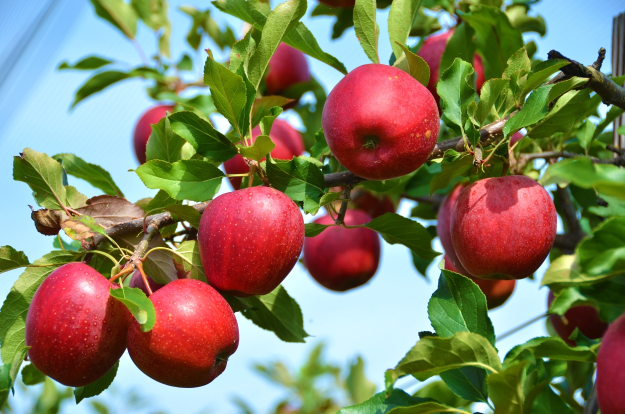
#> input picture 9주차/apples.jpg, 1250 x 828 px (shown at 1/2 size)
$ python RANSAC.py
#> lines starting #> are read from the running program, lines starting #| are printed output that depends on the picture; after the words box and inside, x2 and y2 are one past the last pixel; in counts of white or black regions, pixels touching at a corner belong together
import cv2 as cv
import numpy as np

img1 = cv.imread('apples.jpg')[100:550,400:700]
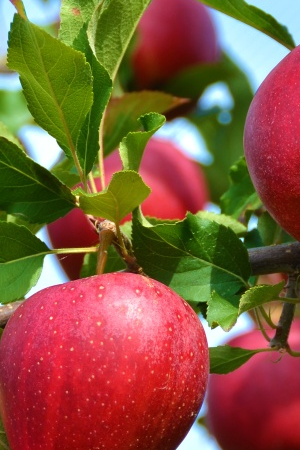
#> img1: shape (450, 300, 3); mean B, G, R 61.8, 88.5, 133.2
gray1 = cv.cvtColor(img1, cv.COLOR_BGR2GRAY)
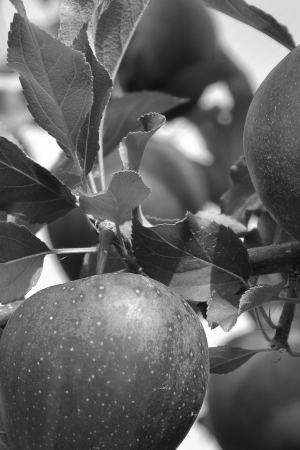
#> gray1: shape (450, 300); min 13, max 255, mean 98.8
img2 = cv.imread('apples2.jpg')
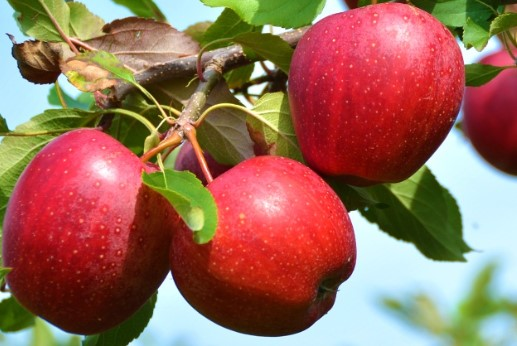
#> input picture 9주차/apples2.jpg, 517 x 346 px
#> img2 is the input picture: shape (346, 517, 3); mean B, G, R 89.2, 106.7, 152.5
gray2 = cv.cvtColor(img2, cv.COLOR_BGR2GRAY)
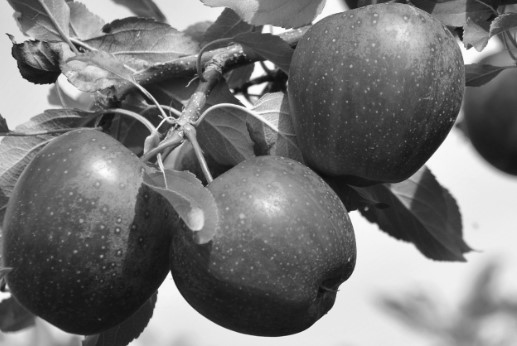
#> gray2: shape (346, 517); min 11, max 255, mean 118.4

sift = cv.SIFT_create()
kp1,des1 = sift.detectAndCompute(gray1,None)
#> kp1 = 494 keypoints; strongest (x, y, size): (242, 239, 2.5), (217, 96, 15.9), (41, 235, 8.1), (185, 140, 25)
kp2,des2 = sift.detectAndCompute(gray2,None)
#> kp2 = 905 keypoints; strongest (x, y, size): (258, 71, 8.2), (270, 65, 5.6), (454, 162, 33), (168, 291, 16)


flann_matcher = cv.DescriptorMatcher_create(cv.DescriptorMatcher_FLANNBASED)
knn_match = flann_matcher.knnMatch(des1,des2,2)
#> knn_match = 494 matches


T = 0.7
good_match = []
for nearest1,nearest2 in knn_match:
    if (nearest1.distance/nearest2.distance)<T:
        good_match.append(nearest1)
#> after the loop, good_match = 69 matches


points1 = np.float32([kp1[gm.queryIdx].pt for gm in good_match])
#> points1 = 69 pairs, first value 5.94 to 254.7, second value 38.52 to 421.2
points2 = np.float32([kp2[gm.trainIdx].pt for gm in good_match])
#> points2 = 69 pairs, first value 25.82 to 502.4, second value 6.13 to 321.2

H,_ =cv.findHomography(points1,points2,cv.RANSAC)
#> H = [[0.837, 0.00452, 290.8], [-7.96e-05, 0.834, -224.9], [1.23e-05, 9.01e-06, 1]]

h1,w1 = img1.shape[0],img1.shape[1]
#> h1 = 450; w1 = 300
h2,w2 = img2.shape[0],img2.shape[1]
#> h2 = 346; w2 = 517


box1 = np.float32([[0,0],[0,h1-1],[w1-1,h1-1],[w1-1,0]]).reshape(4,1,2)
#> box1 = [[0, 0], [0, 449], [299, 449], [299, 0]]
box2 = cv.perspectiveTransform(box1,H)
#> box2 = [[290.8, -224.9], [291.6, 149.2], [539, 148.6], [539.1, -224.1]]

img2 = cv.polylines(img2,[np.int32(box2)],True,(0,255,0),8)
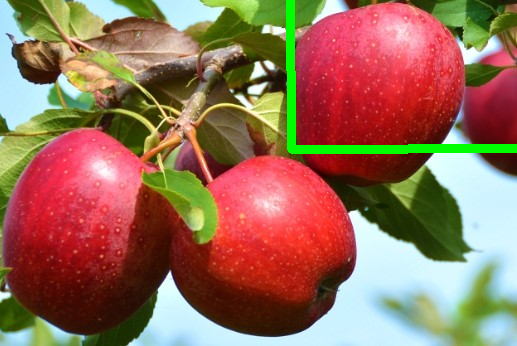
#> img2: shape (346, 517, 3); 1.88% of pixels changed, all inside (x1, y1, x2, y2) = (286, 0, 517, 154)

img_match = np.empty((max(h1,h2),w1+w2,3),dtype=np.uint8)
cv.drawMatches(img1,kp1,img2,kp2,good_match,img_match,flags=cv.DrawMatchesFlags_NOT_DRAW_SINGLE_POINTS)
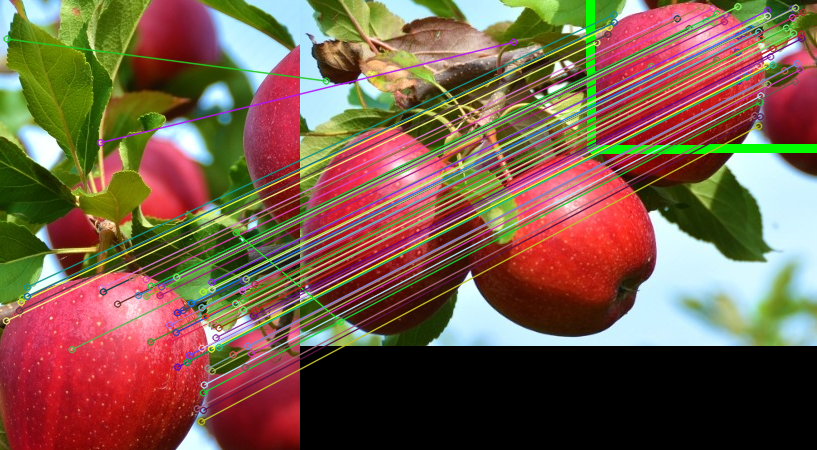
#> img_match: shape (450, 817, 3); mean B, G, R 73, 92.4, 121

cv.imshow('Matches and Homography', img_match)

k =cv.waitKey()
#> (key Esc is pressed here)
cv.destroyAllWindows()
